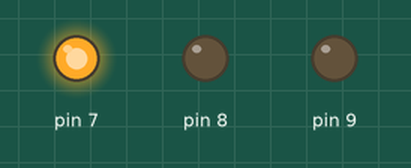
The sketch below on a simulated Arduino Uno, built with avr-gcc and run on an emulated ATmega328P. Shown: output pins drawn as LEDs (lit = HIGH).

Above: at 1.0 s.
At 3.0 s:
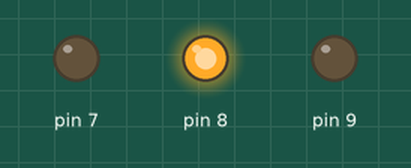
At 5.0 s:
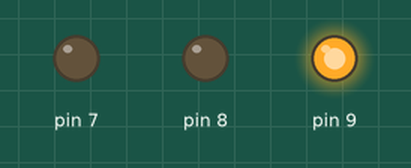
Timing chart, 0 to 7.8 s (numbered marks = the images above):
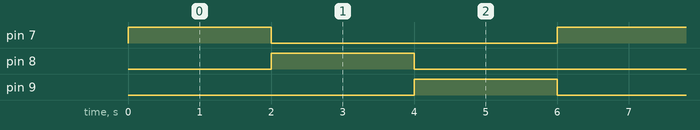

The sketch:

sketch_dec30a.ino
```cpp
void setup() {
 pinMode(7,OUTPUT);
 pinMode(8, OUTPUT);
 pinMode(9, OUTPUT);


}

void loop() {
  digitalWrite(7, HIGH);
  digitalWrite(8, LOW);
  digitalWrite(9, LOW);
  delay(2000);
  digitalWrite(7, LOW);
  digitalWrite(8, HIGH);
  digitalWrite(9, LOW);
  delay(2000);
  digitalWrite(7, LOW);
  digitalWrite(8, LOW);
  digitalWrite(9, HIGH);
  delay(2000);

}
```

Measured:
- by itself, pin 7–9: alternates HIGH for 2.0 s and LOW for 4.0 s
- by itself, everything shown: repeats every 6.0 s, in 3 steps
